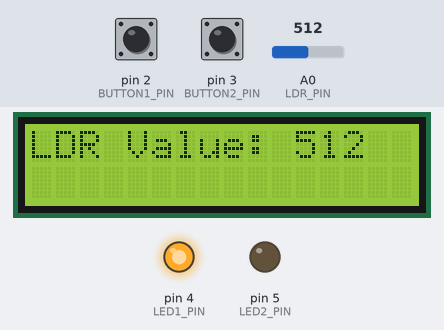
This sketch was run on a simulated Arduino Uno, built with avr-gcc and run on an emulated ATmega328P. On the bench: 16×2 character LCD, output pins drawn as LEDs (lit = HIGH). The inputs (shaded band) are chosen by the test bench; at power-on: A0 (LDR_PIN) = 512, pin 2 (BUTTON1_PIN) HIGH, pin 3 (BUTTON2_PIN) HIGH. What the sketch prints to the serial monitor is not drawn.

Above: at 1.2 s.
1.3 s: A0 (LDR_PIN) set to 593
At 2.5 s:
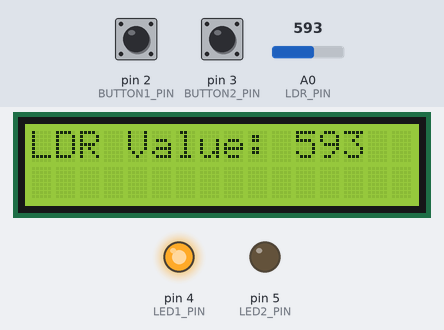
2.8 s: A0 (LDR_PIN) set to 618
At 4.0 s:
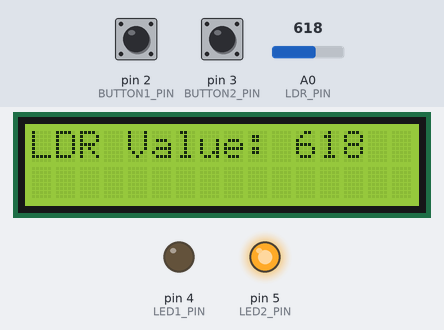
4.3 s: pin 2 (BUTTON1_PIN) pulled LOW for 0.15 s
At 4.41 s:
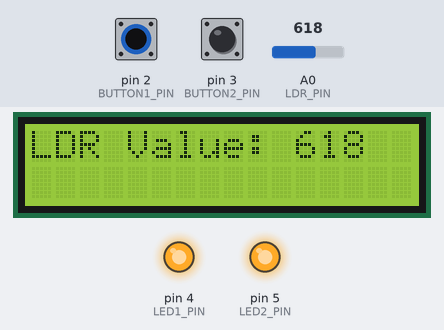
6.0 s: pin 3 (BUTTON2_PIN) pulled LOW for 0.15 s
At 6.11 s:
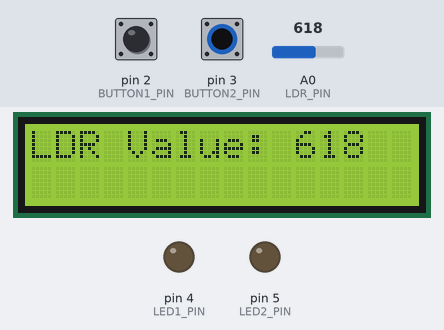
7.7 s: A0 (LDR_PIN) set to 590
At 8.7 s:
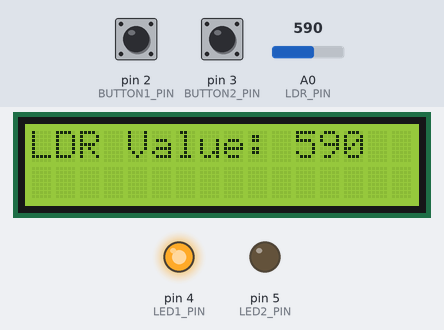
9.2 s: pin 2 (BUTTON1_PIN) pulled LOW for 1 s
At 9.6 s:
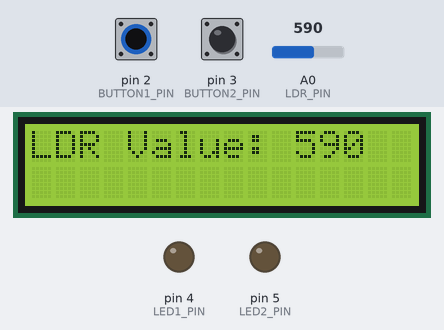
Timing chart, 0 to 12.2 s (numbered marks = the images above; inputs shaded):
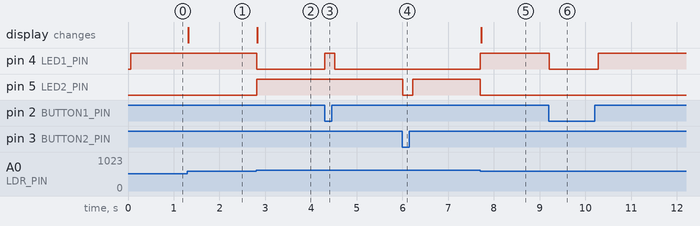

The sketch:

Arduino_Solenoid.ino
```cpp
#include <Wire.h>
#include <LiquidCrystal_I2C.h>

#define LDR_PIN A0
#define BUTTON1_PIN 2
#define BUTTON2_PIN 3
#define LED1_PIN 4
#define LED2_PIN 5

LiquidCrystal_I2C lcd(0x27,16,2);

void setup() {
  pinMode(LDR_PIN, INPUT);
  pinMode(BUTTON1_PIN, INPUT_PULLUP);
  pinMode(BUTTON2_PIN, INPUT_PULLUP);
  pinMode(LED1_PIN, OUTPUT);
  pinMode(LED2_PIN, OUTPUT);

  lcd.init();
  lcd.backlight();

  Serial.begin(9600);
}

void loop() {
  int ldrValue = analogRead(LDR_PIN);
  int button1State = digitalRead(BUTTON1_PIN);
  int button2State = digitalRead(BUTTON2_PIN);

  if (ldrValue < 400) {
    digitalWrite(LED1_PIN, LOW);
    digitalWrite(LED2_PIN, LOW);
  } else if (ldrValue >= 400 && ldrValue <= 600) {
    digitalWrite(LED1_PIN, HIGH);
    digitalWrite(LED2_PIN, LOW);
  } else if (ldrValue > 600) {
    digitalWrite(LED1_PIN, LOW);
    digitalWrite(LED2_PIN, HIGH);
  }

  if (button1State == LOW) {
    digitalWrite(LED1_PIN, !digitalRead(LED1_PIN));
    delay(200);
  }

  if (button2State == LOW) {
    digitalWrite(LED2_PIN, !digitalRead(LED2_PIN));
    delay(200);
  }

  Serial.println(ldrValue);

  lcd.setCursor(0,0);
  lcd.print("LDR Value: ");
  lcd.print(ldrValue);

}
```

Measured:
- the behaviour switches between 600 and 601 on A0 (LDR_PIN) (found by bisection; images 1 and 2)
- after the input at 1.3 s, the display: changes at once (image 1)
- after the input at 2.8 s, pin 4 (LED1_PIN): HIGH → LOW at once; pin 5 (LED2_PIN): LOW → HIGH at once; the display: changes at once (image 2)
- after the input at 4.3 s, pin 4 (LED1_PIN): LOW → HIGH at once, → LOW 0.21 s later
- after the input at 6.0 s, pin 5 (LED2_PIN): HIGH → LOW at once, → HIGH 0.21 s later
- after the input at 7.7 s, pin 4 (LED1_PIN): LOW → HIGH at once; pin 5 (LED2_PIN): HIGH → LOW at once; the display: changes at once (image 5)
- after the input at 9.2 s, pin 4 (LED1_PIN): HIGH → LOW at once, → HIGH 1.1 s later
